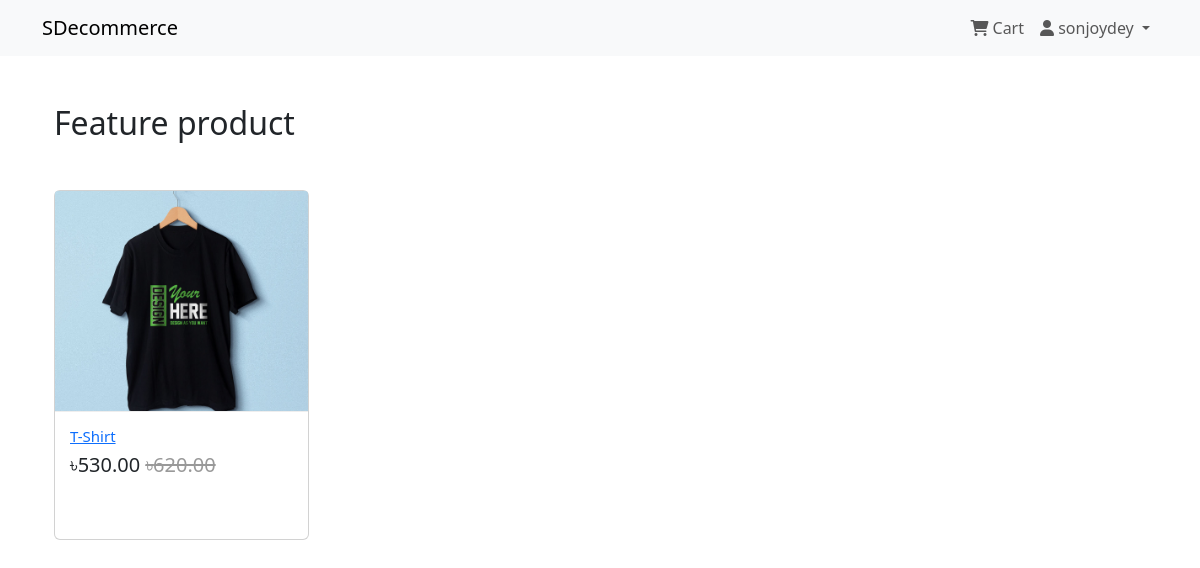
Page / (signed in) on the committed database.
### App_Login/models.py (models this page shows, shortened)
class User(AbstractBaseUser, PermissionsMixin):
    email = models.EmailField(_('email address'), unique=True, null=False)
    is_active = models.BooleanField(_('Active'), default=True, help_text=_('Designates whether this user should be treated as active. Unselect this instead of deleting accounts.'))
    is_staff = models.BooleanField(_('Staff status'), default=False, help_text=_('Designates whether the user can log into this admin site.'))
    objects = MyUserManager()
    USERNAME_FIELD = 'email'

class Profile(models.Model):
    user = models.OneToOneField(User, on_delete=models.CASCADE, related_name='profile')
    username = models.CharField(max_length=30, blank=True)
    full_name = models.CharField(max_length=264, blank=True)
    address_1 = models.TextField(max_length=300, blank=True)
    city = models.CharField(max_length=264, blank=True)
    zipcode = models.CharField(max_length=10, blank=True)
    country = models.CharField(max_length=264, blank=True)
    phone = models.CharField(max_length=15, blank=True)
    date_joined = models.DateTimeField(auto_now_add=True)

### App_Shop/models.py (models this page shows, shortened)
class Product(models.Model):
    mainimage = models.ImageField(upload_to='products')
    name = models.CharField(max_length=264,)
    catagory = models.ForeignKey(Category, on_delete=models.CASCADE, related_name='category')
    preview_text = models.TextField(max_length=200, verbose_name='Preview Text')
    detail_text = models.TextField(max_length=1000, verbose_name='Detail Text')
    price = models.FloatField()
    old_price = models.FloatField(default=0.00)
    created_date = models.DateTimeField(auto_now_add=True)
    class Meta:
        ordering = ('-created_date',)
        verbose_name_plural = 'Products'

### App_Shop/views.py (the view)
# urls.py: path('', views.Home.as_view(), name='home'),
class Home(ListView):
    model = Product
    template_name = 'App_Shop/home.html'

### templates/App_Shop/home.html (shortened to what this page needs)
{%  extends 'base.html' %}
{% load crispy_forms_tags %}
{% block body_block %}
<div class="container my-5">
    <h2 class="my-5">Feature product</h2>
    <div class="row">
        {% for product in object_list %}
        <div class="col-md-6 col-sm-12 col-lg-3">
            <figure class="card card-product">
              <div class="img-wrap">
                <img src="/media/{{product.mainimage}}" style="width: 100%; height:300px;" alt="">
              </div>
              <figcaption class="info-wrap">
                <h6 class="title"><a href="#">{{ product.name }}</a></h6>
                <div class="acttion-wrap">
                    <div class="price-wrap h5">
                        <span class="price-new">&#2547;{{product.price|floatformat:2}}</span>
                        <span class="price-old"><strike>&#2547;{{product.old_price|floatformat:2}}</strike> </span>
                    </div>
                </div>
              </figcaption>
            </figure>
        </div>
        {% endfor %}
    </div>
</div>
{% endblock %}

### templates/navbar.html (shortened to what this page needs)
<nav class="navbar navbar-expand-lg navbar-light bg-light">
    <div class="container">
      <a class="navbar-brand" href="{% url 'App_Shop:home' %}">SDecommerce</a>
      <div class="collapse navbar-collapse" id="navbarNav">
        <ul class="navbar-nav ms-auto">
          {% if request.user.is_authenticated %}
          <li class="nav-item">
            <a href="#" class="nav-link d-flex">
              <i class="fa fa-shopping-cart p-1"></i>Cart
            </a>
          </li>
          <li class="nav-item dropdown">
            <a
              class="nav-link dropdown-toggle"
              href="#"
              id="navbarDropdown"
              role="button"
              data-bs-toggle="dropdown"
              aria-expanded="false"
            >
              <i class="fas fa-user"></i> {{ request.user.profile.username }}
            </a>
          </li>
          {% else %}
          <li class="nav-item">
            <a class="btn btn-primary btn-sm" href="{% url 'App_Login:login' %}">Login</a>
          </li>
          {% endif %}
        </ul>
      </div>
    </div>
  </nav>

### templates/base.html (style rules this page uses)
html, body { overflow-x: hidden; }
.card { height: 350px; }
.card-product:after { content: ""; display: table; clear: both; visibility: hidden; }
.card-product .price-old { color: #999; }
.card-product .img-wrap { border-radius: 3px 3px 0 0; overflow: hidden; position: relative; height: 220px; text-align: center; }
.card-product .img-wrap img { max-height: 100%; max-width: 100%; object-fit: cover; }
.card-product .info-wrap { overflow: hidden; padding: 15px; border-top: 1px solid #eee; }
.card-product .acttion-wrap { padding-top: 4px; margin-top: 4px; }
.card-product .title { margin: 0; color: #333; font-size: 15px; }

### rows in the picture
User: user.profile.username "sonjoydey"
Product: mainimage (picture), name "T-Shirt", price "530.00", old_price "620.00"
